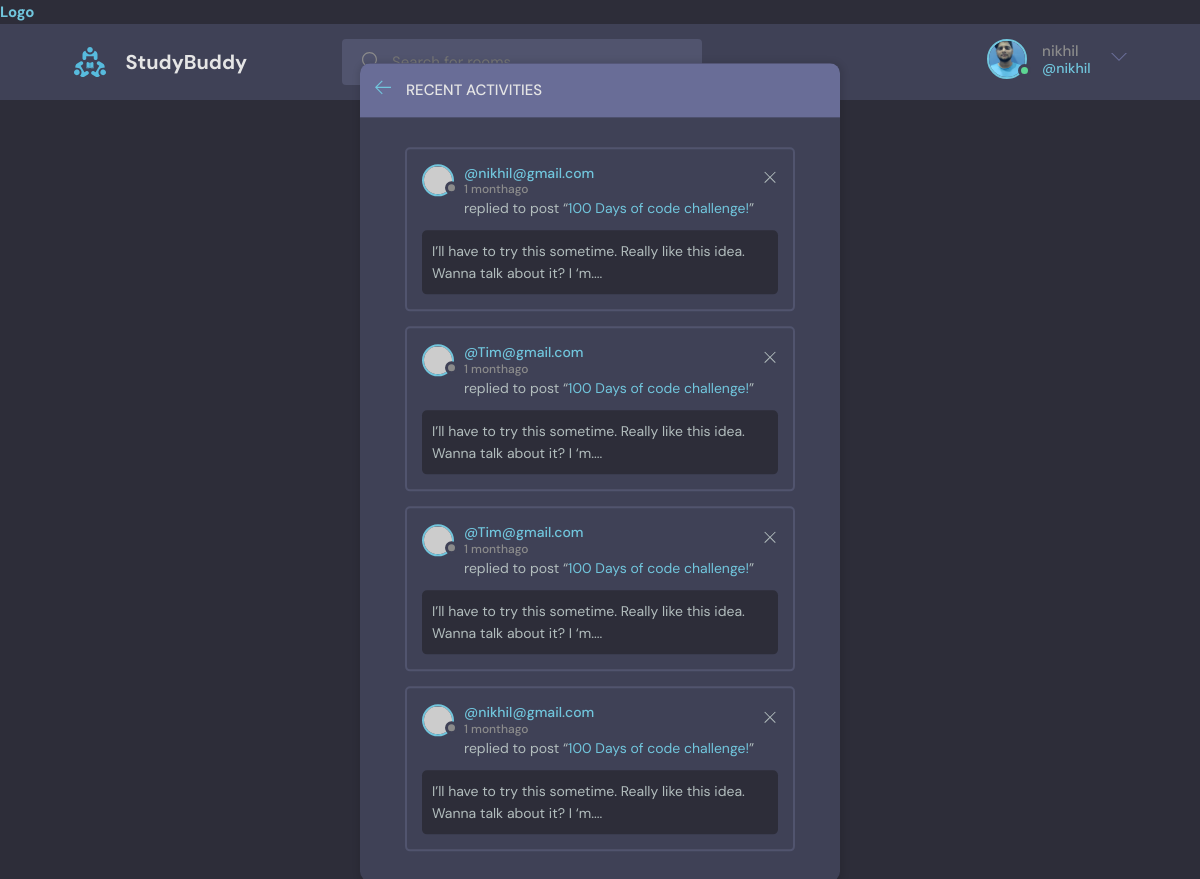
/activity/ (signed in), run on the app's committed database.
### base/models.py (models this page shows, shortened)
class User(AbstractUser):
    name =models.CharField(max_length=200,null=True)
    email=models.EmailField(unique=True,null=True)
    bio=models.TextField(null=True)
    avatar=models.ImageField(null=True,default='avatar.svg')
    USERNAME_FIELD='email'
    REQUIRED_FIELDS=[]

class Message(models.Model):
    user=models.ForeignKey(User,on_delete=models.CASCADE)
    room=models.ForeignKey(Room,on_delete=models.CASCADE)
    body=models.TextField()
    updated=models.DateTimeField(auto_now=True)
    created=models.DateTimeField(auto_now_add=True)

### base/views.py (the view)
# urls.py: path('activity/', views.activityPage,name="activity"),
def activityPage(request):
    room_messages=Message.objects.all()
    context={'room_messages':room_messages}
    return render(request,'base/activity.html',context)

### base/template/base/activity.html (shortened to what this page needs)
{%extends 'main.html'%}
{%block content%}
    <main class="layout">
      <div class="container">
        <div class="layout__box">
          <div class="layout__boxHeader">
            <div class="layout__boxTitle">
              <a href="/">
                <svg version="1.1" xmlns="http://www.w3.org/2000/svg" width="32" height="32" viewBox="0 0 32 32">
                  <title>arrow-left</title>
                  <path
                    d="M13.723 2.286l-13.723 13.714 13.719 13.714 1.616-1.611-10.96-10.96h27.625v-2.286h-27.625l10.965-10.965-1.616-1.607z"
                  ></path>
                </svg>
              </a>
              <h3>Recent Activities</h3>
            </div>
          </div>
          <div class="activities-page layout__body">
            {%for message in room_messages%}
            <div class="activities__box">
              <div class="activities__boxHeader roomListRoom__header">
                <a href="/user-profile/{{message.user.id}}" class="roomListRoom__author">
                  <div class="avatar avatar--small">
                    <img src="https://randomuser.me/api/portraits/women/11.jpg" />
                  </div>
                  <p>
                    @{{message.user}}
                    <span>{{message.created|timesince}}ago</span>
                  </p>
                </a>
                <div class="roomListRoom__actions">
                  <a href="#">
                    <svg version="1.1" xmlns="http://www.w3.org/2000/svg" width="32" height="32" viewBox="0 0 32 32">
                      <title>remove</title>
                      <path
                        d="M27.314 6.019l-1.333-1.333-9.98 9.981-9.981-9.981-1.333 1.333 9.981 9.981-9.981 9.98 1.333 1.333 9.981-9.98 9.98 9.98 1.333-1.333-9.98-9.98 9.98-9.981z"
                      ></path>
                    </svg>
                  </a>
                </div>
              </div>
              <div class="activities__boxContent">
                <p>replied to post “<a href="room.html">100 Days of code challenge!</a>”</p>
                <div class="activities__boxRoomContent">
                  I’ll have to try this sometime. Really like this idea. Wanna talk about it? I ‘m....
                </div>
              </div>
            </div>
            {%endfor%}
          </div>
        </div>
      </div>
    </main>
    {%endblock%}

### template/nav.html (shortened to what this page needs)
<a href=""><h1>Logo</h1></a>
    {%load static%}
<header class="header header--loggedIn">
    <div class="container">
      <a href="/" class="header__logo">
        <img src="{%static 'images/logo.svg'%}" />
        <h1>StudyBuddy</h1>
      </a>
      <form class="header__search" method="GET" action="/">
        <label>
        </label>
      </form>
      <nav class="header__menu">
        {%if request.user.is_authenticated%}
        <div class="header__user">
          <a href="/update-user">
            <div class="avatar avatar--medium active">
              <img src="{{request.user.avatar.url}}" />
            </div>
            <p>{{request.user.username}} <span>@{{request.user.username}}</span></p>
          </a>
          <button class="dropdown-button">
            <svg version="1.1" xmlns="http://www.w3.org/2000/svg" width="32" height="32" viewBox="0 0 32 32">
              <title>chevron-down</title>
              <path d="M16 21l-13-13h-3l16 16 16-16h-3l-13 13z"></path>
            </svg>
          </button>
        </div>
        {%endif%}
      </nav>
    </div>
  </header>

### base/static/styles/style.css (style rules this page uses)
:root { --color-main: #71c6dd; --color-main-light: #e1f6fb; --color-dark: #3f4156; --color-dark-medium: #51546e; --color-dark-light: #696d97; --color-light: #e5e5e5; --color-gray: #8b8b8b; --color-light-gray: #b2bdbd; --color-bg: #2d2d39; --color-success: #5dd693; --color-error: #fc4b0b; }
* { font-family: "DM Sans", -apple-system, BlinkMacSystemFont, "Segoe UI", Roboto, Oxygen, Ubuntu, Cantarell, "Open Sans", "Helvetica Neue", sans-serif; margin: 0; padding: 0; box-sizing: border-box; text-rendering: optimizeLegibility; font-size: inherit; }
html { font-size: 56.25%; }
@media only screen and (min-width: 1200px) { html { font-size: 62.5%; } }
body { line-height: 1.6; font-weight: 400; font-size: 1.5rem; color: var(--color-light-gray); background-color: var(--color-bg); min-height: 100vh; }
img { width: 100%; }
a { display: inline-block; color: var(--color-main); text-decoration: none; }
.container { max-width: 120rem; width: 90%; margin: auto; }
.avatar { position: relative; display: inline-block; border-radius: 50%; border: 2px solid var(--color-main); }
.avatar img { display: block; border-radius: 50%; object-fit: cover; object-position: center; }
.avatar::after { content: ""; display: block; position: absolute; background-color: var(--color-gray); z-index: 111; border-radius: 50%; border: 0.3rem solid var(--color-dark); }
.avatar.active::after { background-color: var(--color-success); }
.avatar.avatar--small img { width: 2.8rem; height: 2.8rem; }
.avatar.avatar--small:after { width: 0.7rem; height: 0.7rem; bottom: 0px; right: -6px; }
.avatar.avatar--medium img { width: 3.6rem; height: 3.6rem; border-radius: 50%; }
.avatar.avatar--medium:after { width: 0.7rem; height: 0.7rem; bottom: 0px; right: -6px; }
.header { padding: 1.5rem; background-color: var(--color-dark); }
.header > .container { display: flex; gap: 9.5rem; }
.header__logo, .header__user { display: flex; gap: 2rem; align-items: center; }
.header__logo > img { height: 3.2rem; width: 3.2rem; }
.header__logo > h1 { font-weight: 700; font-size: 2rem; color: var(--color-light); }
.header__search > label { background-color: var(--color-dark-medium); padding: 1.3rem 1rem; display: flex; align-items: center; gap: 1rem; border-radius: 4px; }
.header__menu { margin-left: auto; position: relative; }
.header__menu a { display: flex; gap: 1.5rem; align-items: center; font-weight: 500; text-decoration: none; color: var(--color-gray); }
.header__menu img { height: 3.6rem; }
.header__menu p { line-height: 1.2; }
.header__menu span { color: var(--color-main); font-weight: 500; font-size: 1.4rem; display: block; }
.header__menu svg { width: 1.6rem; height: 1.6rem; fill: var(--color-dark-light); }
.dropdown-button { background: transparent; border: 0; outline: 0; cursor: pointer; }
.layout { margin-top: 2.4rem; }
.layout > .container { display: flex; justify-content: space-between; align-items: flex-start; }
.layout__box { width: 90%; max-width: 48rem; min-height: 40rem; position: absolute; top: 50%; left: 50%; transform: translate(-50%, -46%); background-color: var(--color-dark); border-radius: 1rem; box-shadow: 1px 1px 6px 3px rgba(0, 0, 0, 0.1); overflow: hidden; }
.layout__boxHeader { display: flex; padding: 1.5rem; background-color: var(--color-dark-light); }
.layout__boxTitle { display: flex; gap: 1.5rem; align-items: center; }
.layout__boxTitle h3 { text-transform: uppercase; font-weight: 500; color: var(--color-light); }
.layout__boxTitle svg { width: 1.6rem; height: 1.6rem; fill: var(--color-main); }
.layout__body { margin: 3rem; }
.roomListRoom__header { display: flex; justify-content: space-between; align-items: center; }
.roomListRoom__author { font-weight: 500; display: flex; align-items: center; gap: 1rem; }
.roomListRoom__actions { display: flex; align-items: flex-start; gap: 1rem; position: relative; }
.roomListRoom__actions svg { fill: var(--color-main); width: 1.6rem; height: 1.6rem; }
.activities__box { margin: 1.5rem; padding: 1.5rem; border: 2px solid var(--color-dark-medium); border-radius: 5px; }
.activities__boxHeader p { font-size: 1.4rem; line-height: 1.3; }
.activities__boxHeader p span { color: var(--color-gray); font-size: 1.2rem; display: block; }
.activities__boxContent { margin-left: 4.2rem; }
.activities__boxContent { font-size: 1.4rem; }
.activities__boxRoomContent { background: var(--color-bg); padding: 1rem; border-radius: 5px; margin-top: 1rem; margin-left: -4.2rem; }
.roomListRoom__actions svg { fill: var(--color-light-gray); }

### data on the page
User: user.avatar (picture), user.username "nikhil"
Message: user "nikhil@gmail.com", created "1 month"
Message: user "Tim@gmail.com", created "1 month"
Message: user "Tim@gmail.com", created "1 month"
Message: user "nikhil@gmail.com", created "1 month"
